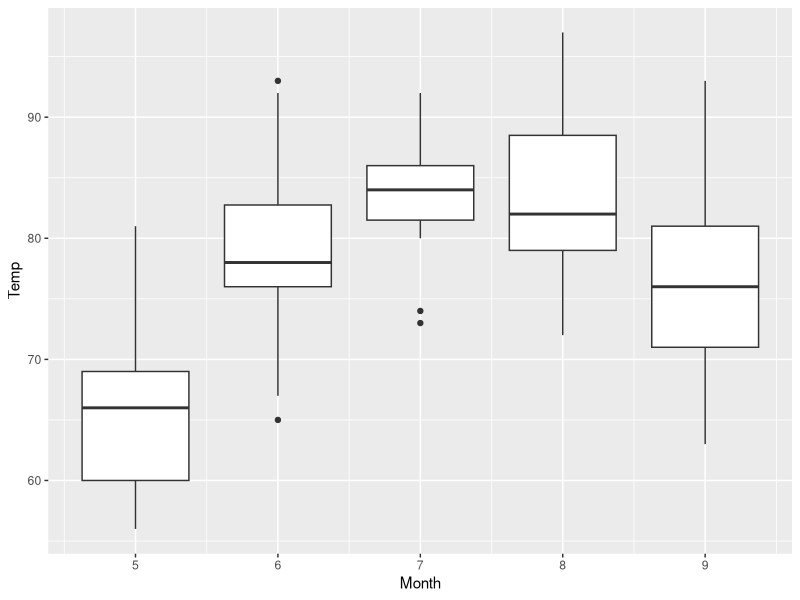
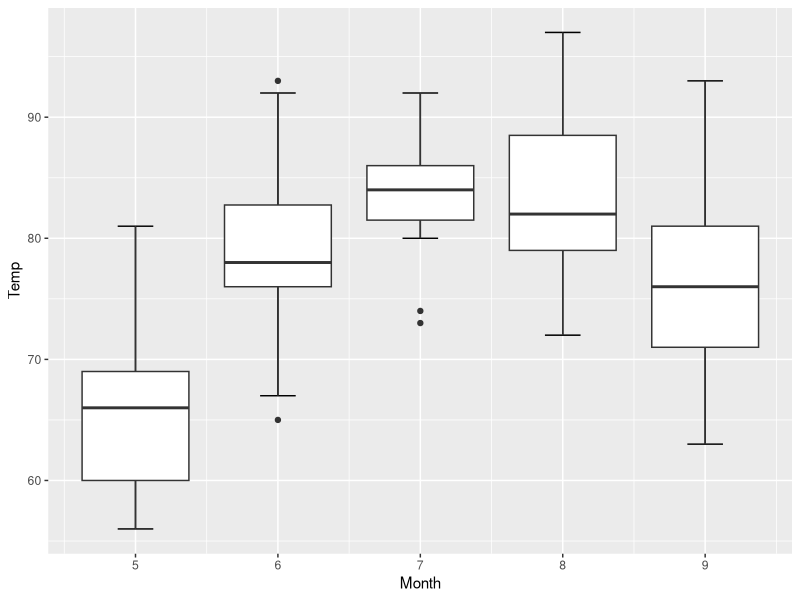
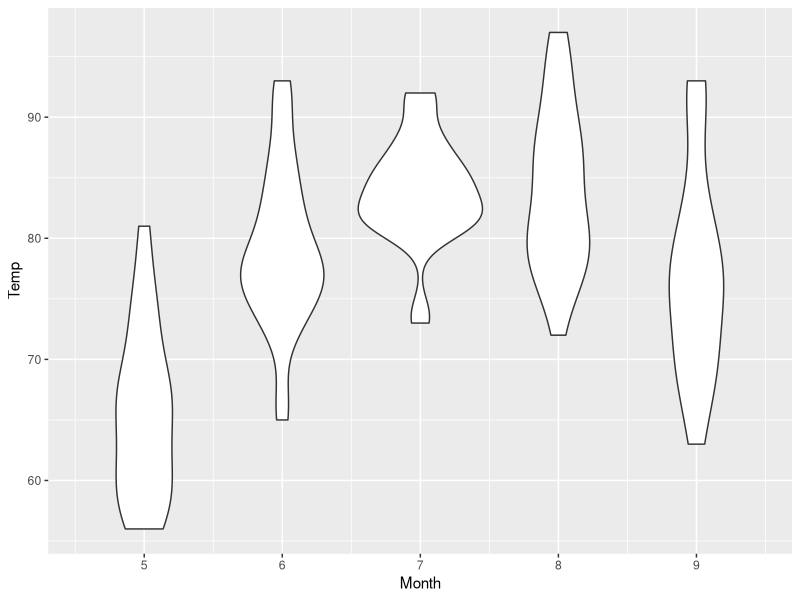
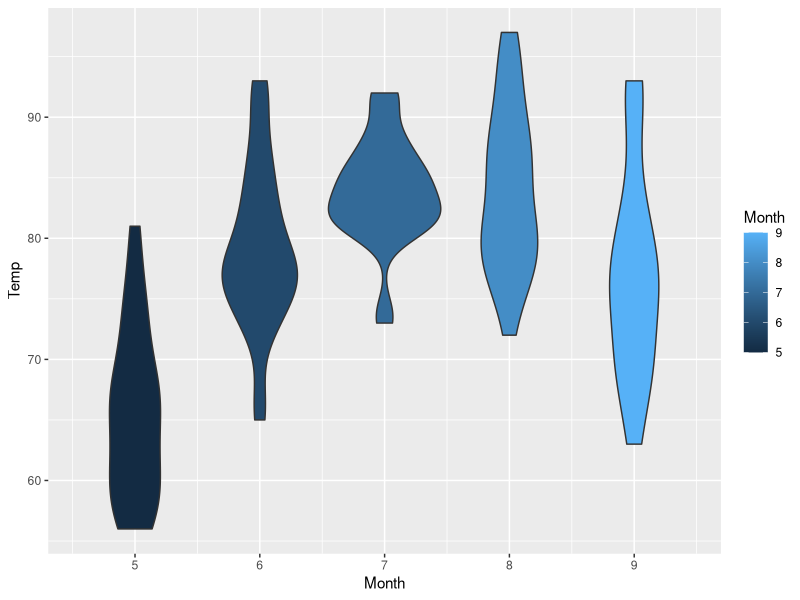
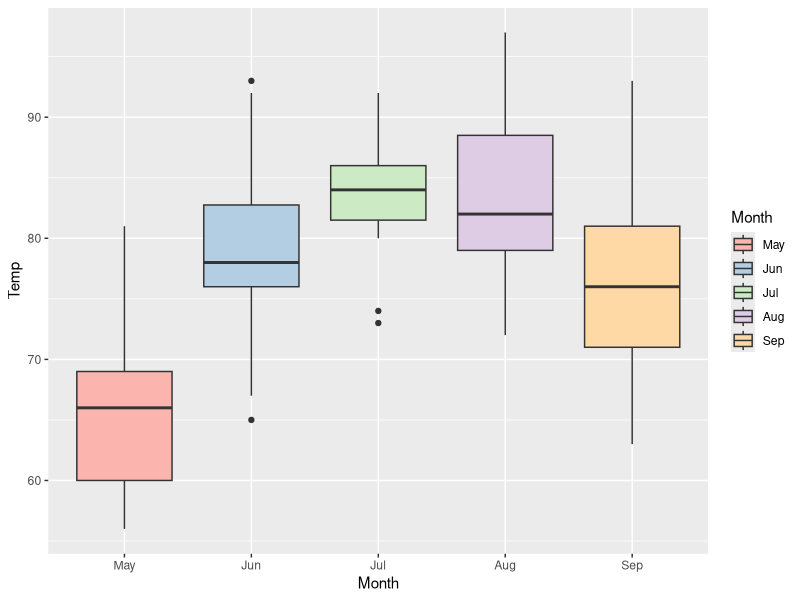
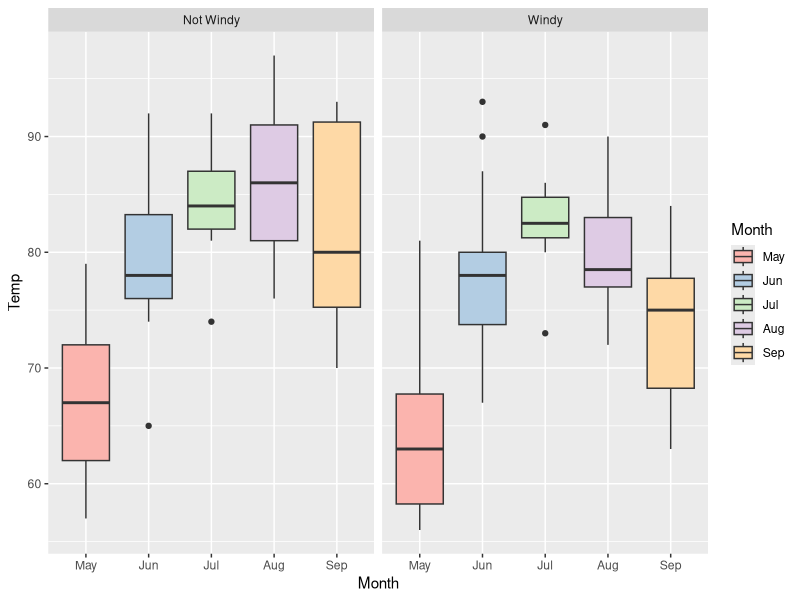
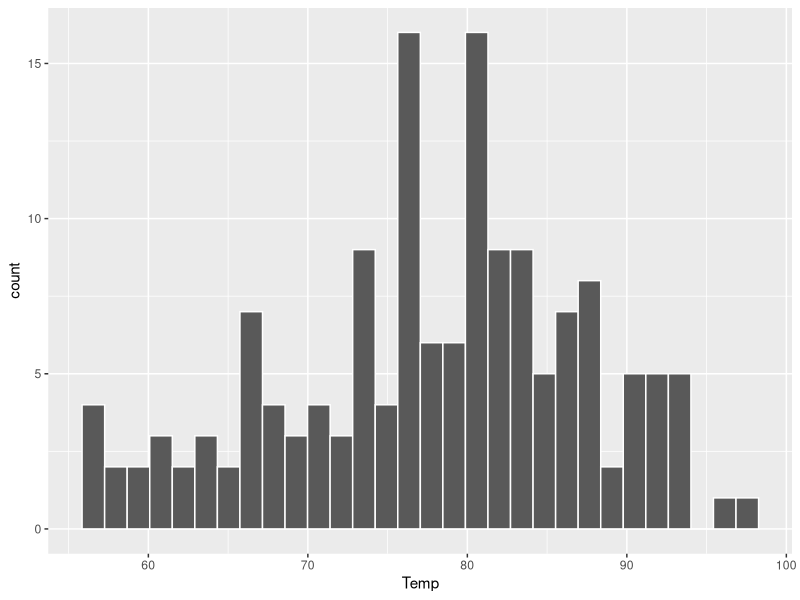
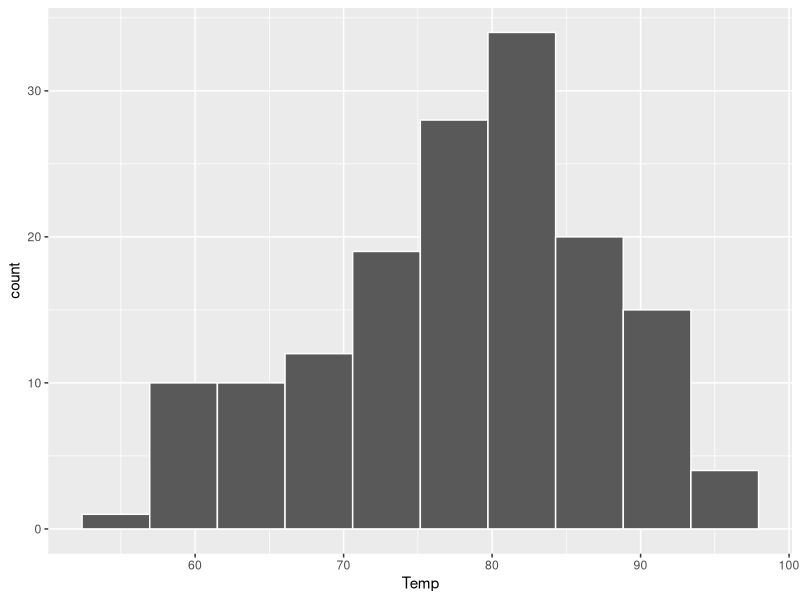

These charts were generated, in order, by the following R code:
install.packages("ggplot2")
library(ggplot2)

# print


# geom_boxplot & geom_violin

ggplot(airquality, aes(x = Month, y = Temp, group = Month)) +
  geom_boxplot() 

ggplot(airquality, aes(x = Month, y = Temp, group = Month)) +
  stat_boxplot(geom ="errorbar", width = 0.25) + 
  geom_boxplot() 

ggplot(airquality, aes(x = Month, y = Temp, group = Month)) +
  geom_violin()

ggplot(airquality, aes(x = Month, y = Temp, 
                       group = Month, fill = Month)) +
  geom_violin()

ny <- airquality
ny$Month <- factor(month.abb[ny$Month],
                   levels = month.abb,
                   ordered = TRUE)

ggplot(ny, aes(x = Month, y = Temp, 
               group = Month, fill = Month)) +
  geom_boxplot() + scale_fill_brewer(palette = "Pastel1")

ny$Windy <- ifelse(ny$Wind > 10, "Windy", "Not Windy")

ggplot(ny, aes(x = Month, y = Temp, group = Month, fill = Month)) +
  geom_boxplot() +
  scale_fill_brewer(palette = "Pastel1") +
  facet_wrap(~ Windy)

# geom_histogram

ggplot(ny, aes(x = Temp)) +
  geom_histogram(color = "White")
ggplot(ny, aes(x = Temp)) +
  geom_histogram(color = "White", bins = 10)
ggplot(ny, aes(x = Temp)) +
  geom_histogram(color = "White", binwidth = 5, boundary = 0)
ggplot(ny, aes(x = Temp, fill = Windy)) +
  geom_histogram(color = "White", binwidth = 5, boundary = 0)

# geom_density

ggplot(ny, aes(x = Temp)) +
  geom_density()
ggplot(ny, aes(x = Temp, colour = Windy)) +
  geom_density()
ggplot(ny, aes(x = Temp, colour = Windy, fill = Windy)) +
  geom_density(alpha = 0.25)

# geom_histogram + geom_density

ggplot(ny, aes(x = Temp, y = ..density..)) +
  geom_histogram(color = "White", binwidth = 5, boundary = 0, alpha = 0.5) +
  geom_density()

# geom_bar

tdf <- as.data.frame(Titanic)

ggplot(tdf, aes(x = Class, weight = Freq)) +
  geom_bar()
?Titanic
ggplot(tdf, aes(x = Class, weight = Freq, fill = Sex)) +
  geom_bar()
ggplot(tdf, aes(x = Class, weight = Freq, fill = Sex)) +
  geom_bar(position = position_dodge())
ggplot(tdf, aes(x = Class, weight = Freq, fill = Sex)) +
  geom_bar(position = position_fill())

# pie chart

pie <- ggplot(tdf[tdf$Sex == "Male", ],
              aes(x = "Male", weight = Freq,
                  fill = Class)) +
  geom_bar(); pie

pie <- pie + coord_polar(theta = "y"); pie
pie <- pie + theme(axis.text = element_blank(),
                   axis.title.x = element_blank(),
                   axis.title.y = element_blank(),
                   axis.ticks = element_blank(),
                   panel.border = element_blank(),
                   panel.grid = element_blank()); pie

# geom_line (extra)

air <- AirPassengers
Year <- as.numeric(time(AirPassengers))
Passengers <- as.matrix(AirPassengers)
air <- data.frame(Year, Passengers)

airG <- ggplot(air, aes(x = Year, 
                        y = Passengers)) +
  scale_x_continuous(breaks = 
                       unique(ceiling(air$Year))) +
  geom_line(); airG

?AirPassengers

# aggregate

Year <- as.numeric(time(AirPassengers))
Year <- trunc(Year)
Passengers <- as.matrix(AirPassengers)
air <- data.frame(Year, Passengers)

airMean <- aggregate(air$Passengers, list(air$Year), mean)
colnames(airMean) <- c("Year", "Passengers")

ggplot(airMean, aes(x = Year, y = Passengers)) +
  geom_line() +
  scale_x_continuous(breaks = airMean$Year)

airG + geom_line(data = airMean, colour = "red",
                 aes(x = Year + 0.5)) +
  geom_point(data = airMean, colour = "red",
             aes(x = Year + 0.5))

# aggregate (extra)

ny <- airquality
ny$Month <- factor(month.abb[ny$Month],
                   levels = month.abb,
                   ordered = TRUE)

ny$Windy <- ifelse(ny$Wind > 10, "Windy", "Not Windy")

nyMedian <- aggregate(ny[c("Ozone", "Solar.R", "Temp")],
                      list(ny$Month, ny$Windy),
                      median, na.rm = TRUE)
colnames(nyMedian) <- c("Month", "Windy", "Ozone", "Solar.R", "Temp")

nyMedian

ggplot(nyMedian, aes(x = Month, y = Temp,
                     group = Windy,
                     colour = Windy)) +
  geom_line() + geom_point() +
  ylab("Median Temperature")

ggplot(nyMedian, aes(x = Month, y = Temp,
                     group = Windy,
                     colour = Windy)) +
  geom_line() + geom_point() +
  ylab("Median Temperature") +
  facet_wrap(~ Windy) +
  theme(legend.position = "none")
